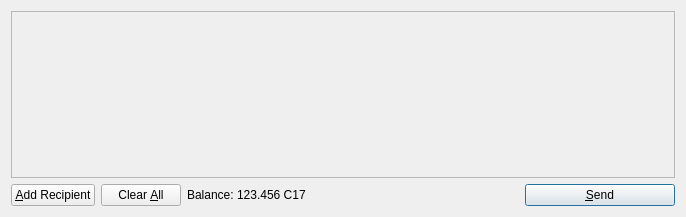
<?xml version="1.0" encoding="UTF-8"?>
<ui version="4.0">
 <class>SendCoinsDialog</class>
 <widget class="QDialog" name="SendCoinsDialog">
  <property name="geometry">
   <rect>
    <x>0</x>
    <y>0</y>
    <width>686</width>
    <height>217</height>
   </rect>
  </property>
  <property name="windowTitle">
   <string>Send Coins</string>
  </property>
  <layout class="QVBoxLayout" name="verticalLayout">
   <item>
    <widget class="QScrollArea" name="scrollArea">
     <property name="widgetResizable">
      <bool>true</bool>
     </property>
     <widget class="QWidget" name="scrollAreaWidgetContents">
      <property name="geometry">
       <rect>
        <x>0</x>
        <y>0</y>
        <width>666</width>
        <height>165</height>
       </rect>
      </property>
      <layout class="QVBoxLayout" name="verticalLayout_2">
       <property name="margin">
        <number>0</number>
       </property>
       <item>
        <layout class="QVBoxLayout" name="entries">
         <property name="spacing">
          <number>6</number>
         </property>
        </layout>
       </item>
       <item>
        <spacer name="verticalSpacer">
         <property name="orientation">
          <enum>Qt::Vertical</enum>
         </property>
         <property name="sizeHint" stdset="0">
          <size>
           <width>20</width>
           <height>40</height>
          </size>
         </property>
        </spacer>
       </item>
      </layout>
     </widget>
    </widget>
   </item>
   <item>
    <layout class="QHBoxLayout" name="horizontalLayout">
     <item>
      <widget class="QPushButton" name="addButton">
       <property name="toolTip">
        <string>Send to multiple recipients at once</string>
       </property>
       <property name="text">
        <string>&amp;Add Recipient</string>
       </property>
       <property name="icon">
        <iconset resource="../bitcoin.qrc">
         <normaloff>:/icons/add</normaloff>:/icons/add</iconset>
       </property>
       <property name="autoDefault">
        <bool>false</bool>
       </property>
      </widget>
     </item>
     <item>
      <widget class="QPushButton" name="clearButton">
       <property name="sizePolicy">
        <sizepolicy hsizetype="Minimum" vsizetype="Fixed">
         <horstretch>0</horstretch>
         <verstretch>0</verstretch>
        </sizepolicy>
       </property>
       <property name="toolTip">
        <string>Remove all transaction fields</string>
       </property>
       <property name="text">
        <string>Clear &amp;All</string>
       </property>
       <property name="icon">
        <iconset resource="../bitcoin.qrc">
         <normaloff>:/icons/remove</normaloff>:/icons/remove</iconset>
       </property>
       <property name="autoRepeatDelay">
        <number>300</number>
       </property>
       <property name="autoDefault">
        <bool>false</bool>
       </property>
      </widget>
     </item>
     <item>
      <layout class="QHBoxLayout" name="horizontalLayout_2">
       <property name="spacing">
        <number>3</number>
       </property>
       <item>
        <widget class="QLabel" name="label">
         <property name="text">
          <string>Balance:</string>
         </property>
        </widget>
       </item>
       <item>
        <widget class="QLabel" name="labelBalance">
         <property name="cursor">
          <cursorShape>IBeamCursor</cursorShape>
         </property>
         <property name="text">
          <string>123.456 C17</string>
         </property>
         <property name="textInteractionFlags">
          <set>Qt::LinksAccessibleByMouse|Qt::TextSelectableByKeyboard|Qt::TextSelectableByMouse</set>
         </property>
        </widget>
       </item>
      </layout>
     </item>
     <item>
      <spacer name="horizontalSpacer">
       <property name="orientation">
        <enum>Qt::Horizontal</enum>
       </property>
       <property name="sizeHint" stdset="0">
        <size>
         <width>40</width>
         <height>20</height>
        </size>
       </property>
      </spacer>
     </item>
     <item>
      <widget class="QPushButton" name="sendButton">
       <property name="minimumSize">
        <size>
         <width>150</width>
         <height>0</height>
        </size>
       </property>
       <property name="toolTip">
        <string>Confirm the send action</string>
       </property>
       <property name="text">
        <string>&amp;Send</string>
       </property>
       <property name="icon">
        <iconset resource="../bitcoin.qrc">
         <normaloff>:/icons/send</normaloff>:/icons/send</iconset>
       </property>
       <property name="default">
        <bool>true</bool>
       </property>
      </widget>
     </item>
    </layout>
   </item>
  </layout>
 </widget>
 <resources>
  <include location="../bitcoin.qrc"/>
 </resources>
 <connections/>
</ui>
